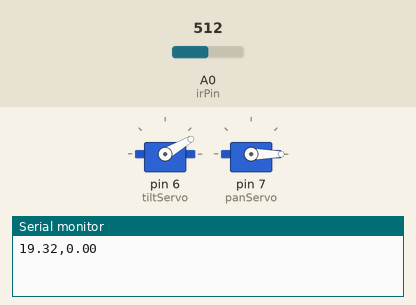
Simulated run of this sketch. Board: Arduino Uno, built with avr-gcc and run on an emulated ATmega328P. Parts: 2 × servo, the last lines printed to the serial monitor. Inputs (shaded band) come from the test bench; at power-on: A0 (irPin) = 512.

Above: at 0.05 s.
At 4.25 s:
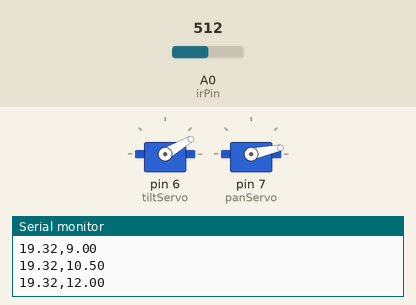
At 8.45 s:
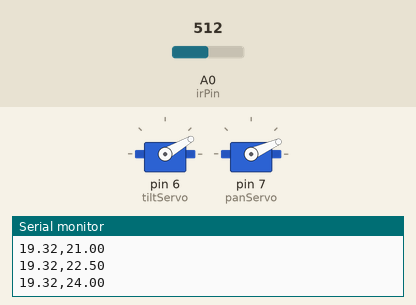
At 16.95 s:
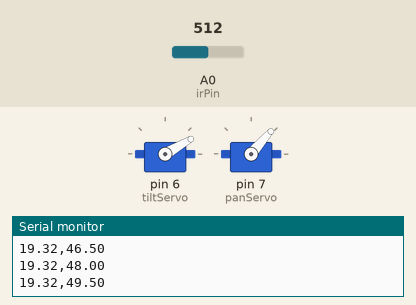
Timing chart, 0 to 22.1 s (numbered marks = the images above):
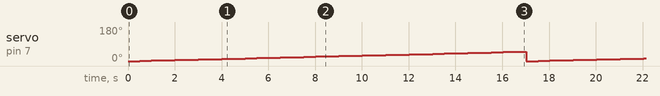

The sketch:

arduino_singleline_sweep.ino
```cpp
#include <Servo.h>

const int irPin =  A0;
const int maxPanAngle = 50;
Servo panServo;
Servo tiltServo;

// setup function to initialize hardware and software
void setup()
{
  // start the serial port
  long baudRate = 9600;
  Serial.begin(baudRate);

  pinMode(irPin, INPUT);
  tiltServo.attach(6);
  panServo.attach(7);
}

void loop()
{
  float panInterval;
  tiltServo.write(30);

  // loop: read voltage at each pan angle, then send it from the Arduino to the Matlab program
    for (panInterval = 0; panInterval <= maxPanAngle; panInterval=panInterval+1.5) {

      panServo.write(panInterval);

      // get voltage reading from ir sensor
      float ir_voltage = analogRead(irPin);
      float distance = (ir_voltage - 658.41)/-7.5797; // convert voltage to distance with calibration

      // transmit one line of text to Matlab with 2 numeric values
      Serial.print(distance);     Serial.print(",");
      Serial.println(panInterval);

      // delay after sending data so the serial connection is not over run
      delay(500);
  }
}
```

Measured:
- by itself, servo on pin 7 (panServo): ramps from 0° to 49° and jumps back, once every 17.0 s
